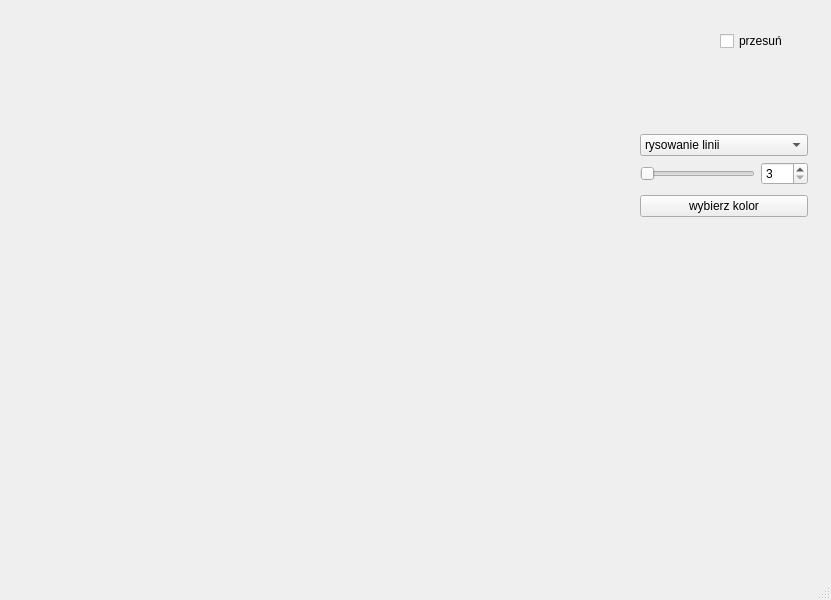
<?xml version="1.0" encoding="UTF-8"?>
<ui version="4.0">
 <class>MainWindow</class>
 <widget class="QMainWindow" name="MainWindow">
  <property name="geometry">
   <rect>
    <x>0</x>
    <y>0</y>
    <width>831</width>
    <height>600</height>
   </rect>
  </property>
  <property name="windowTitle">
   <string>KazikDraw</string>
  </property>
  <widget class="QWidget" name="centralwidget">
   <widget class="QCheckBox" name="checkBox">
    <property name="geometry">
     <rect>
      <x>720</x>
      <y>30</y>
      <width>78</width>
      <height>22</height>
     </rect>
    </property>
    <property name="text">
     <string>przesuń</string>
    </property>
   </widget>
   <widget class="Ekran" name="widget" native="true">
    <property name="geometry">
     <rect>
      <x>30</x>
      <y>20</y>
      <width>581</width>
      <height>721</height>
     </rect>
    </property>
   </widget>
   <widget class="QWidget" name="layoutWidget">
    <property name="geometry">
     <rect>
      <x>640</x>
      <y>130</y>
      <width>168</width>
      <height>91</height>
     </rect>
    </property>
    <layout class="QVBoxLayout" name="verticalLayout_2">
     <item>
      <layout class="QVBoxLayout" name="verticalLayout">
       <item>
        <widget class="QComboBox" name="comboBox">
         <item>
          <property name="text">
           <string>rysowanie linii</string>
          </property>
         </item>
         <item>
          <property name="text">
           <string>rysowanie okregu</string>
          </property>
         </item>
         <item>
          <property name="text">
           <string>rysowanie elipsy</string>
          </property>
         </item>
         <item>
          <property name="text">
           <string>rysowanie krzywej Beziera</string>
          </property>
         </item>
         <item>
          <property name="text">
           <string>rysowanie krzywej Bspline</string>
          </property>
         </item>
         <item>
          <property name="text">
           <string>flood fill</string>
          </property>
         </item>
        </widget>
       </item>
       <item>
        <layout class="QHBoxLayout" name="horizontalLayout">
         <item>
          <widget class="QSlider" name="horizontalSlider">
           <property name="minimum">
            <number>3</number>
           </property>
           <property name="orientation">
            <enum>Qt::Horizontal</enum>
           </property>
          </widget>
         </item>
         <item>
          <widget class="QSpinBox" name="spinBox">
           <property name="minimum">
            <number>3</number>
           </property>
           <property name="maximum">
            <number>100</number>
           </property>
           <property name="singleStep">
            <number>1</number>
           </property>
          </widget>
         </item>
        </layout>
       </item>
      </layout>
     </item>
     <item>
      <widget class="QPushButton" name="pushButton">
       <property name="text">
        <string>wybierz kolor</string>
       </property>
      </widget>
     </item>
    </layout>
   </widget>
  </widget>
  <widget class="QMenuBar" name="menubar">
   <property name="geometry">
    <rect>
     <x>0</x>
     <y>0</y>
     <width>831</width>
     <height>21</height>
    </rect>
   </property>
  </widget>
  <widget class="QStatusBar" name="statusbar"/>
 </widget>
 <customwidgets>
  <customwidget>
   <class>Ekran</class>
   <extends>QWidget</extends>
   <header>ekran.h</header>
   <container>1</container>
  </customwidget>
 </customwidgets>
 <resources/>
 <connections/>
</ui>
